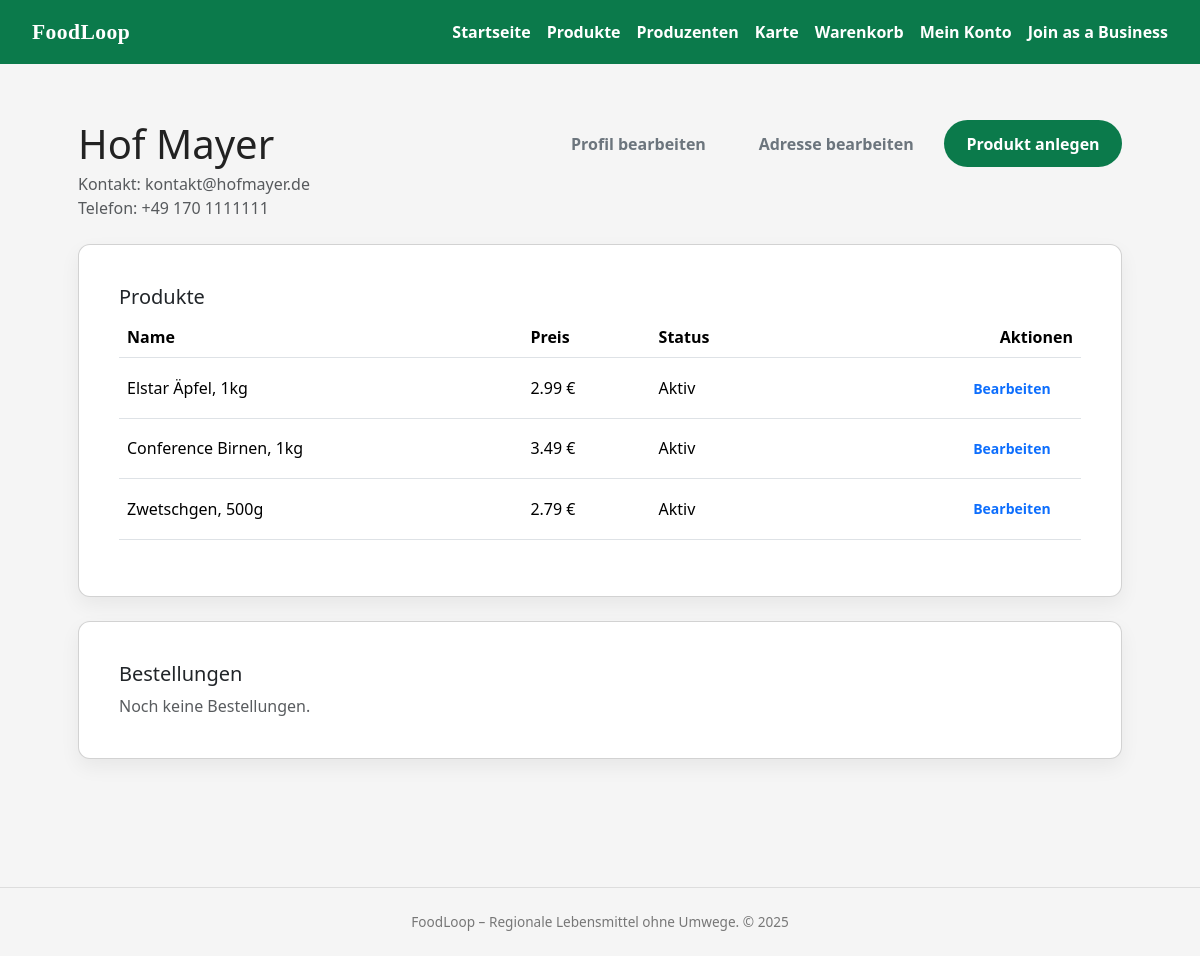
The page /business/account (signed in) on the database its author committed.
### models.py (models this page shows)
class ProducerProfile(db.Model):
    __tablename__ = "producer_profile"
    producer_id = db.Column(db.Integer, primary_key=True)
    user_id = db.Column(
        db.Integer, db.ForeignKey("user.id"), nullable=False, unique=True
    )
    address_id = db.Column(
        db.Integer, db.ForeignKey("address.address_id"), nullable=True
    )
    display_name = db.Column(db.String(255), nullable=False)
    legal_name = db.Column(db.String(255), nullable=True)
    tax_id = db.Column(db.String(50), nullable=True)
    contact_email = db.Column(db.String(255), nullable=False)
    contact_phone = db.Column(db.String(50), nullable=True)
    verification_status = db.Column(
        db.String(20), nullable=False, default="pending"
    )
    created_at = db.Column(db.DateTime, default=datetime.utcnow, nullable=False)
    user = db.relationship("User", back_populates="producer_profile")
    products = db.relationship("Product", back_populates="producer", lazy="dynamic")
    address = db.relationship("Address", back_populates="producers")
    categories = db.relationship(
        "Category",
        secondary=producer_category,
        back_populates="producers",
        lazy="select",
    )

class Product(db.Model):
    __tablename__ = "product"
    product_id = db.Column(db.Integer, primary_key=True)
    producer_id = db.Column(
        db.Integer,
        db.ForeignKey("producer_profile.producer_id"),
        nullable=False,
    )
    category_id = db.Column(
        db.Integer, db.ForeignKey("category.category_id"), nullable=False
    )
    name = db.Column(db.String(255), nullable=False)
    description = db.Column(db.Text)
    price = db.Column(db.Numeric(10, 2), nullable=False)
    is_active = db.Column(db.Boolean, default=True, nullable=False)
    created_at = db.Column(db.DateTime, default=datetime.utcnow, nullable=False)
    producer = db.relationship("ProducerProfile", back_populates="products")
    category = db.relationship("Category", back_populates="products")
    cart_items = db.relationship("CartItem", back_populates="product", lazy="dynamic")
    order_items = db.relationship(
        "OrderItem", back_populates="product", lazy="dynamic"
    )

### app.py (the view)
@app.route("/business/account")
@login_required
def business_account():
    producer = current_user.producer_profile
    if not producer:
        return redirect(url_for("business"), step="signup", email=current_user.email) #verify that user is producer
    products = producer.products.all()
    orders = []
    return render_template("business_account.html", producer=producer, products=products, orders=orders)

### app.py (called while the page is built)
@login_manager.user_loader
def load_user(user_id):
    return User.query.get(int(user_id))

### templates/business_account.html (shortened to what this page needs)
{% extends "base.html" %}
{% block content %}
<section class="container py-4">
  <div class="d-flex flex-wrap justify-content-between align-items-start gap-3 mb-4">
    <div>
      <h1 class="mb-1">{{ producer.display_name }}</h1>
      <div class="text-muted">Kontakt: {{ producer.contact_email }}</div>
      {% if producer.contact_phone %}
      <div class="text-muted">Telefon: {{ producer.contact_phone }}</div>
      {% endif %}
    </div>
    <div class="d-flex flex-wrap gap-2">
      <a class="btn btn-outline-secondary" href="{{ url_for('edit_producer_profile') }}">Profil bearbeiten</a>
      <a class="btn btn-outline-secondary" href="{{ url_for('edit_address') }}">Adresse bearbeiten</a>
      <a class="btn btn-primary" href="{{ url_for('create_product') }}">Produkt anlegen</a>
    </div>
  </div>
  <div class="card mb-4">
    <div class="card-body">
      <h2 class="h5">Produkte</h2>
      {% if products %}
      <div class="table-responsive">
        <table class="table align-middle">
          <thead>
            <tr>
              <th>Name</th>
              <th>Preis</th>
              <th>Status</th>
              <th class="text-end">Aktionen</th>
            </tr>
          </thead>
          <tbody>
            {% for product in products %}
            <tr>
              <td>{{ product.name }}</td>
              <td>{{ "%.2f"|format(product.price) }} €</td>
              <td>{{ "Aktiv" if product.is_active else "Inaktiv" }}</td>
              <td class="text-end">
                <a class="btn btn-sm btn-outline-primary" href="{{ url_for('edit_product', product_id=product.product_id) }}">Bearbeiten</a>
              </td>
            </tr>
            {% endfor %}
          </tbody>
        </table>
      </div>
      {% else %}
      <p class="text-muted mb-0">Noch keine Produkte. Lege dein erstes Produkt an.</p>
      {% endif %}
    </div>
  </div>
  <div class="card">
    <div class="card-body">
      <h2 class="h5">Bestellungen</h2>
      {% if orders %}
      <ul class="list-group list-group-flush">
        {% for order in orders %}
        <li class="list-group-item d-flex justify-content-between align-items-center">
          <span>Bestellung #{{ order.order_id }}</span>
          <a class="btn btn-sm btn-outline-primary" href="{{ url_for('business_order_detail', order_id=order.order_id) }}">Details</a>
        </li>
        {% endfor %}
      </ul>
      {% else %}
      <p class="text-muted mb-0">Noch keine Bestellungen.</p>
      {% endif %}
    </div>
  </div>
</section>
{% endblock %}

### static/css/base.css (style rules this page uses)
body { font-family: system-ui, -apple-system, BlinkMacSystemFont, "Segoe UI", sans-serif; margin: 0; background: #f5f5f5; color: #222; overflow-x: hidden; }

### static/css/components.css (style rules this page uses)
.btn { display: inline-block; padding: 0.7rem 1.4rem; border-radius: 999px; border: none; cursor: pointer; text-decoration: none; font-weight: 600; }
.btn-primary { background: #0b7a4b; color: white; }
.card { background: white; border-radius: 0.75rem; padding: 1.5rem; box-shadow: 0 8px 20px rgba(0,0,0,0.06); margin-bottom: 1.5rem; }

### rows shown on the page
ProducerProfile: display_name "Hof Mayer", contact_email "kontakt@hofmayer.de", contact_phone "+49 170 1111111"
Product: name "Elstar Äpfel, 1kg", price "2.99", is_active "Aktiv"
Product: name "Conference Birnen, 1kg", price "3.49", is_active "Aktiv"
Product: name "Zwetschgen, 500g", price "2.79", is_active "Aktiv"

### other values the page prints
{{ 2025 }} "2025"
